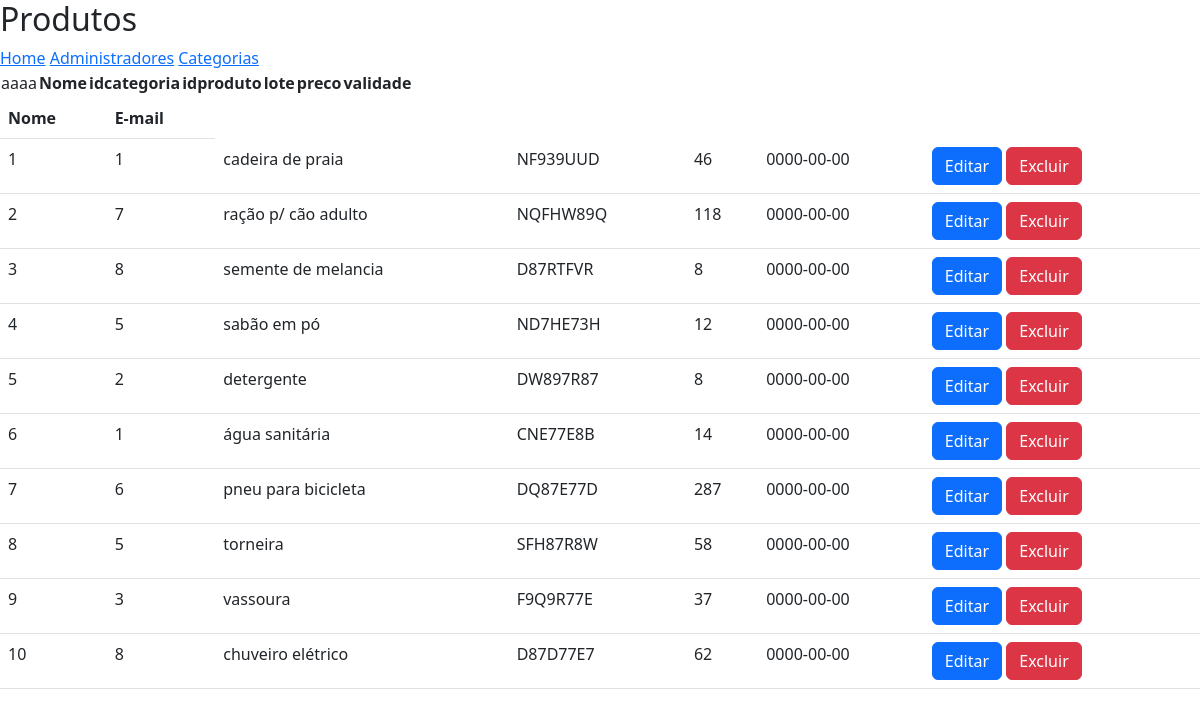
/ferragem/scripts/listar_prod.php (signed in), run on the app's committed database.
### tables this page shows
CREATE TABLE PRODUTO(
idproduto int not null auto_increment,
lote varchar(45) not null,
preco decimal not null,
nome varchar(45)not null,
validade date not null,
primary key (idproduto),
idcategoria int not null,
foreign key (idcategoria) references categoria (idcategoria)
);

### ferragem/scripts/listar_prod.php (the view, shortened to what this page needs)
<!DOCTYPE html>
<html lang="en">
<head>
    <link rel="stylesheet" href="font-awesome/css/font-awesome.min.css">
    <link href="https://cdn.jsdelivr.net/npm/bootstrap@5.2.3/dist/css/bootstrap.min.css" rel="stylesheet">
</head>
<body>
<header>
        <div class="center">
            <div class="logo">
                 <h2>Produtos</h2>
            </div>
            <div class="menu">
                <a href="index.php">Home</a>
                <a href="./listar_adm.php">Administradores</a>
                <a href="./categorias.php">Categorias</a>
            </div>
        </div>
        </header>
    <table>
<tr>
<td>aaaa</td>
   <th>Nome</th>
   <th>idcategoria</th>
   <th>idproduto</th>
   <th>lote</th>
   <th>preco</th>
   <th>validade</th>
</tr>
<tr>
    <td><?php echo $_SESSION['nome']?></td>
    <td><?php echo $_SESSION['idcategoria']?></td>
    <td><?php echo $_SESSION['idproduto']?></td>
    <td><?php echo $_SESSION['idlote']?></td>
    <td><?php echo $_SESSION['preco']?></td>
    <td><?php echo $_SESSION['validade']?></td>
</tr>
    </table>
</body>
</html>
<?php
include "./scripts/connection.php";
$innerContent = ("
<table class=table>
    <thead>
        <th>Nome</th>
        <th>E-mail</th>
    </thead>
    <tbody>
");
if (isset($_SESSION['email'])) {
    $sql = "SELECT * FROM produto";
    try {
        $result = mysqli_query($conn, $sql);
    } catch (Exception $e) {
        header("Location: ../index.php?error=Erro ao recuperar os usuarios");
        exit();
    }
    if (mysqli_num_rows($result) > 0) {
        while($lista = mysqli_fetch_assoc($result)) {
            $innerContent .=
            "<tr>
                <td>$lista[idproduto]</td>
                <td>$lista[idcategoria]</td>
                <td>$lista[nome]</td>
                <td>$lista[lote]</td>
                <td>$lista[preco]</td>
                <td>$lista[validade]</td>
                <td>
                    <a href='./scripts/edit_user.php?id=$lista[idproduto]' class='btn btn-primary'>Editar</a>
                    <button type='button' class='btn btn-danger' data-bs-toggle='modal' data-bs-target='#excluir_modal_$lista[idproduto]'>
                    Excluir
                    </button>
                    <div class='modal fade' id='excluir_modal_$lista[idproduto]' tabindex='-1' role='dialog' aria-labelledby='excluir_modal_Label' aria-hidden='true'>
                        <div class='modal-dialog' role='document'>
                            <div class='modal-content'>
                                <div class='modal-header'>
                                    <h5 class='modal-title' id='excluir_modalLabel'>Excluindo usuário</h5>
                                    <button type='button' class='close' data-dismiss='modal' aria-label='Close'>
                                    <span aria-hidden='true'>&times;</span>
                                    </button>
                                </div>
                                <div class='modal-body'>
                                    <p>Deseja excluir o usuário?</p>
                                </div>
                                <div class='modal-footer'>
                                    <button type='button' class='btn btn-secondary' data-bs-dismiss='modal'>Close</button>
                                    <a href='./scripts/delete_user.php?id=$lista[idproduto]' class='btn btn-danger'>Deletar</a>
                                </div>
                            </div>
                        </div>
                    </div>
                </td>
            </tr>";
        }
    }
} else {
    header("Location: ./index.php");
    exit();
}
$innerContent .= "</tbody></table>";
echo $innerContent;
?>
</body>
</html>

### data on the page
produto: idproduto "1", idcategoria "1", nome "cadeira de praia", lote "NF939UUD", preco "46", validade "0000-00-00"
produto: idproduto "2", idcategoria "7", nome "ração p/ cão adulto", lote "NQFHW89Q", preco "118", validade "0000-00-00"
produto: idproduto "3", idcategoria "8", nome "semente de melancia", lote "D87RTFVR", preco "8", validade "0000-00-00"
produto: idproduto "4", idcategoria "5", nome "sabão em pó", lote "ND7HE73H", preco "12", validade "0000-00-00"
produto: idproduto "5", idcategoria "2", nome "detergente", lote "DW897R87", preco "8", validade "0000-00-00"
produto: idproduto "6", idcategoria "1", nome "água sanitária", lote "CNE77E8B", preco "14", validade "0000-00-00"
produto: idproduto "7", idcategoria "6", nome "pneu para bicicleta", lote "DQ87E77D", preco "287", validade "0000-00-00"
produto: idproduto "8", idcategoria "5", nome "torneira", lote "SFH87R8W", preco "58", validade "0000-00-00"
produto: idproduto "9", idcategoria "3", nome "vassoura", lote "F9Q9R77E", preco "37", validade "0000-00-00"
produto: idproduto "10", idcategoria "8", nome "chuveiro elétrico", lote "D87D77E7", preco "62", validade "0000-00-00"
